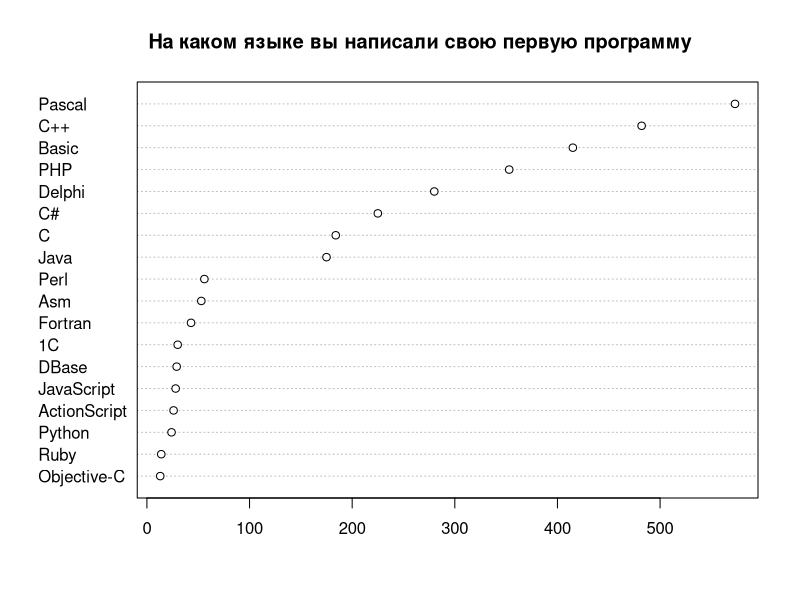
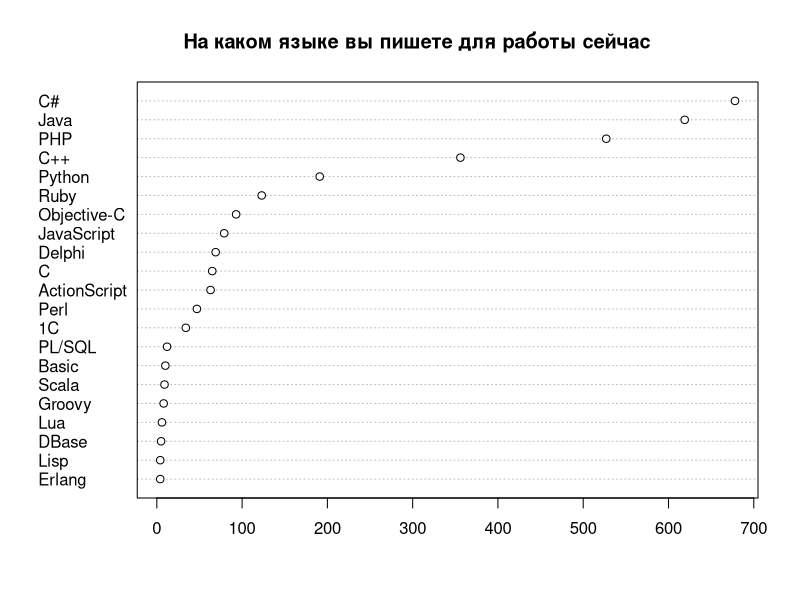
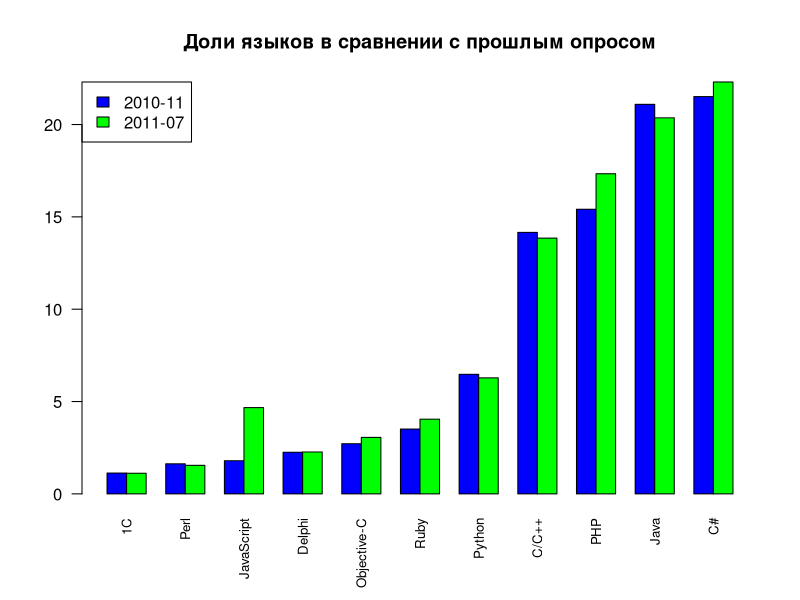
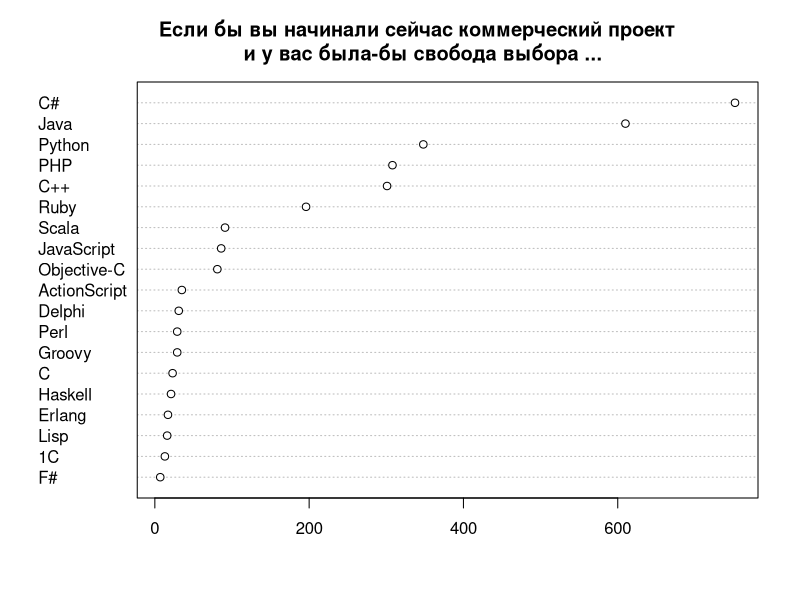
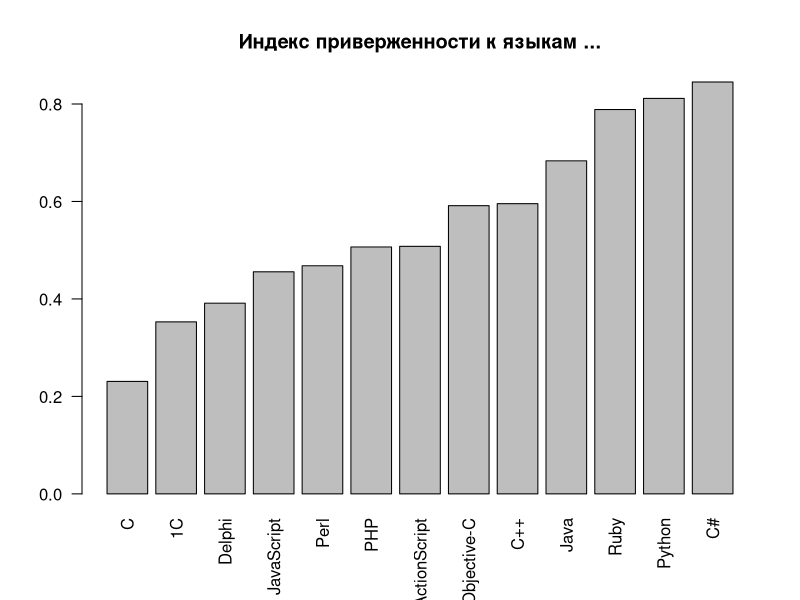
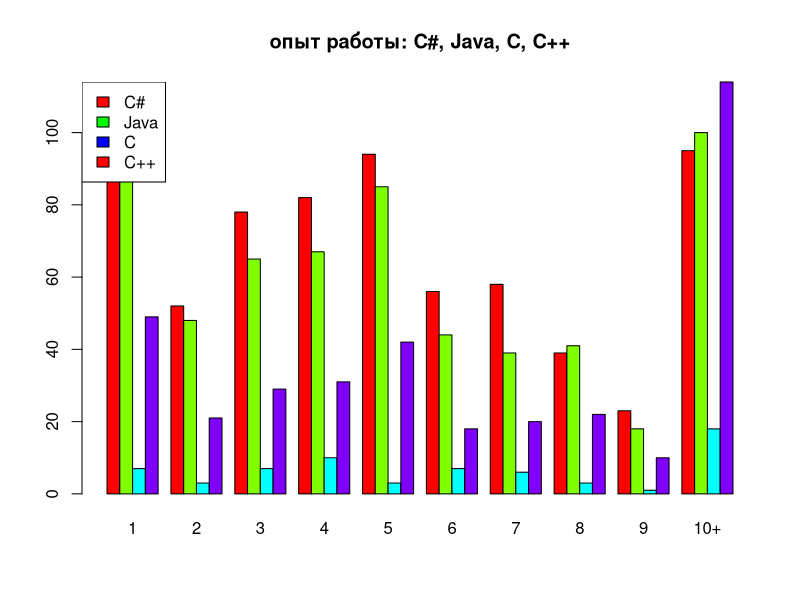
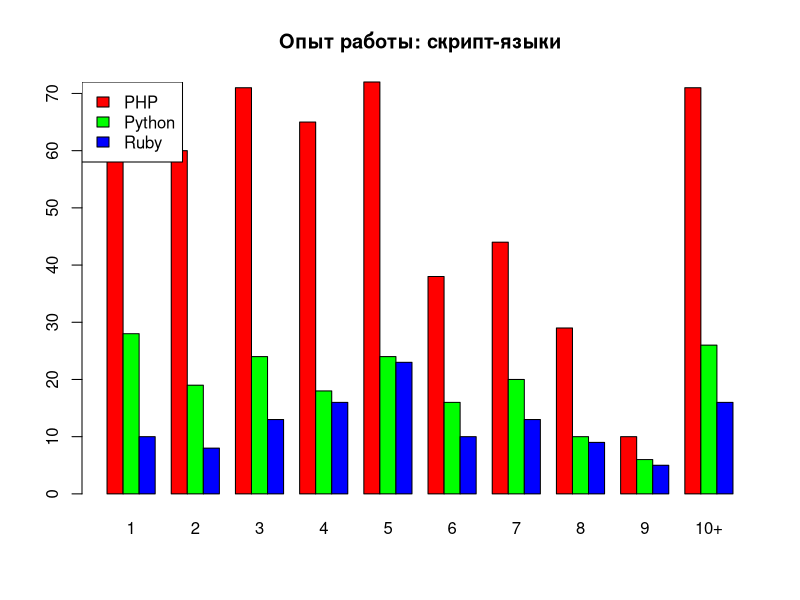
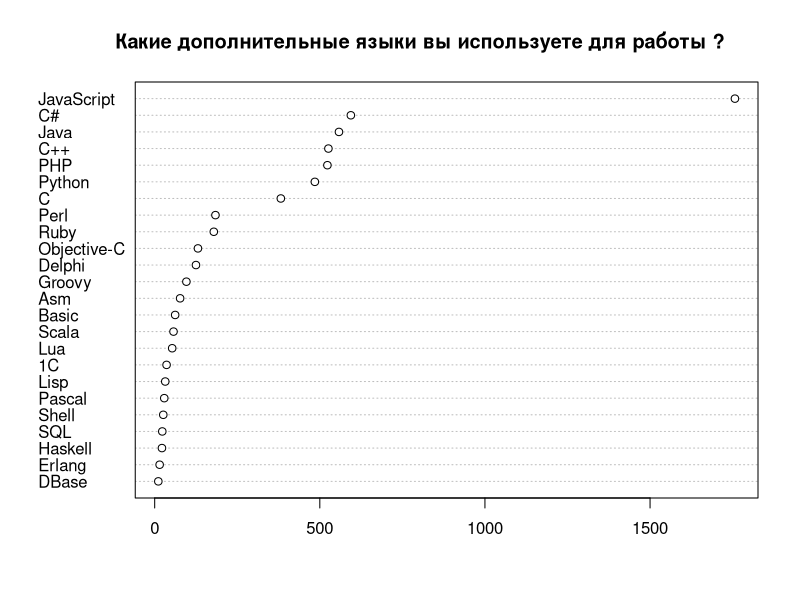

Generate these figures, in order, with R: (Note: this script raises an error after producing the figures.)
# R scripts for cleanup and produsing some statistics for dou questionare.
# (see report on http://www.developers.org.ua/archives/rssh/2010/12/14/programming-languages-rating-2010/ )
# Statistics is incomplete, some steps (such as calculating right bounds 
#  for statistically corrected data)  not included.
#
# Use this on own risc.
#
# You can use and redistribute this scripts on conditions of
# GNU General Public License version 2 or later.
# 
#
# (C) Ruslan Shevchenko <ruslan@shevchenko.kiev.ua> 2010, 2011
#
# note, that file contains cyrillic comments in utf8 encoding.

#config
drawNow=TRUE

qs1 <- read.csv(file="../2010_12/questionnaire1.csv", head=TRUE, sep=",")
qs2 <- read.csv(file="questionnaire2.csv", head=TRUE, sep=",")
# normalize data

# попробуес привести к нормальному виду список дополнительных языков:
normalizeLanguage <- function(x) {
  x <- gsub("(^ )|( $)","",x);
  x <- gsub("(ActionScript(.+)$)|(Action *Script.*$)|AS3|AS|as3",
            "JavaScript",x);
  x <- gsub("actionscript|Actionscript|ActionScript|actionScript|(Adobe Fl.*)",
            "JavaScript",x);
  x <- gsub("JavaScript(.*)","JavaScript",x);
  x <- gsub("groovy","Groovy",x);
  x <- gsub("Groovy / Grails at back-end","Groovy",x);
  x <- gsub("(Groovy.*)|& Groovy","Groovy",x);
  x <- gsub("Android Java|Android","Java",x);
  x <- gsub("xslt","XSLT",x);
  x <- gsub("(built-in.*)","Other",x);
  x <- gsub("Delphi.*","Delphi",x);
  x <- gsub("(erlang)|(Erlang \\(server side\\))","Erlang",x);
  x <- gsub("Flash|Flex","JavaScript",x);
  x <- gsub("Google Go","Go",x);
  x <- gsub("Shell.*|bash|UNIX shell|unix shell|Shell.*Bash|shell|Bash|ksh","Shell",x);
  x <- gsub("(Shell.scripts)|(Shell-scripting)","Shell",x);
  x <- gsub("FoxPro","DBase-подобные",x);
  x <- gsub("Matlab","MatLab",x);
  x <- gsub("Ocaml|ocaml","OCaml",x);
  x <- gsub("(VBScript)|(VB.Net)|(VB.NET)|VBS|PureBasic","Basic",x);
  x <- gsub("JavaScript(.*)$","JavaScript",x);
  x <- gsub("MXML","",x);
  x <- gsub("(^XML$)|(^xml$)","",x);
  x <- gsub("^XSL$","XSLT",x);
  x <- gsub("Qt","",x);
  x <- gsub("English","",x);
  x <- gsub("sh","Shell",x);
  x <- gsub("php","PHP",x);
  x <- gsub("go!|go","Go",x);
  x <- gsub("TCL|tcl","Tcl",x);
  x <- gsub("TurboProlog","Prolog",x);
  x <- gsub("CPL(.*)","CPL",x);
  x <- gsub("D \\(client side\\)","D",x);
  x <- gsub("jruby","Ruby",x);
  x <- gsub("clojure","Clojure",x);
  x <- gsub("f#","F#",x);
  x <- gsub("^c$","C",x);
  x <- gsub("что такое(.*)","",x);
  x <- gsub("PL-SQL|pl/sql|pl/pgsql","PL/SQL",x);
  x <- gsub("^sql$","SQL",x);
  x
}
#
languagesColumn <- function(cname,data) { al=NULL
  for(a in strsplit(as.character(data[,cname]),",")) {
    al=c(al,normalizeLanguage(a))
  }
  al <- factor(al)
  al
} 
al <- languagesColumn('AdditionalLanguages',qs2)
pl <- languagesColumn('PetProjectsLanguages',qs2)

# в фиксированном списке языков тоже есть мусор  
normalizeFixLanguage <- function(x) {
 x <- gsub("(^ )|( $)","",x);
 x <- gsub("PL\\\\SQL|(pl/sql)","PL/SQL",x);
 x <- gsub("Visual Basic(.*)|VisualBasic|VB|Sinclair BASIC|QBasic","Basic",x);
 x <- gsub("(^машинный код(.*))|(binary code)|Assembler(.*)|Ассембер(.*)","Asm",x);
 x <- gsub("Asm for M-22","Asm",x);
 x <- gsub("мнемокоды МК(.*)|МК-62","Asm",x);
 x <- gsub("Clipper|Clarion|Fox Pro|FoxPro","DBase",x);
 x <- gsub("С#","C#",x);
 x<-gsub("\\(выберите из списка\\)","нет",x);
 x <- gsub("зависит от(.*)","нет",x);
 x <- gsub("Зависит от(.*)","нет",x);
 x <- gsub("не занимаюсь(.*)","нет",x);
 x <- gsub("Больше проект(.*)|какой(.*)","нет",x);
 x <- gsub("В зависимости(.*)","нет",x);
 x <- gsub("Depends(.*)|где же(.*)","нет",x);
 x <- gsub("Python(.*)","Python",x);
 x <- gsub("erlang","Erlang",x);
 x <- gsub("F#, Ocaml","F#",x);
 x <- gsub("сильно(.*)","нет",x);
 x <- gsub("flex","ActionScript",x);
 x <- gsub("go|go,(.*)","Go",x);
 x <- gsub("Ruby(.*)","Ruby",x);
 x <- gsub("c/asm/(.*)","C",x);
 x <- gsub("PL/Sql(.*)","PL/SQL",x);
}
qs1['NowLanguage'] <- lapply(qs1['NowLanguage'],
                            function(x){factor(normalizeFixLanguage(x))})
qs1['NextLanguage'] <- lapply(qs1['NextLanguage'],
                            function(x){factor(normalizeFixLanguage(x))})
qs1['FirstLanguage'] <- lapply(qs1['FirstLanguage'],
                            function(x){factor(normalizeFixLanguage(x))})

qs2['NowLanguage'] <- lapply(qs2['NowLanguage'],
                            function(x){factor(normalizeFixLanguage(x))})
qs2['NextLanguage'] <- lapply(qs2['NextLanguage'],
                            function(x){factor(normalizeFixLanguage(x))})
qs2['FirstLanguage'] <- lapply(qs2['FirstLanguage'],
                            function(x){factor(normalizeFixLanguage(x))})

# удалим неиспользуемые колонки
qs1$Comment <- NULL
qs1$Timestamp <- NULL
qs2$Timestamp <- NULL


# "да"/"нет" пусть будут с большой буквы 
normalizeBool <- function(x) {
  x<-gsub("да","Да",x)
  x<-gsub("нет","Нет",x)
}
qs2['InUA'] <- lapply(qs2['InUA'],function(x){factor(normalizeBool(x))})

qs <- qs2

n1 <- length(qs1$NowLanguage);
n2 <- length(qs2$NowLanguage);

# на чем начинали ?
funsfl <- function(qs) {
  sfl <- summary(qs[['FirstLanguage']])
  sfl <- sfl[order(sfl)]
  return(sfl[sfl>10])
}
sfl1 <- funsfl(qs1)
sfl1 <- sfl1[-match("другой",names(sfl1))]
sfl2 <- funsfl(qs2)

if (drawNow) {
  png(file="sfl.png")
  dotchart(sfl2)
  title("На каком языке вы написали свою первую программу")
  dev.off()
}



# на чем пишут сейчас ?
funsnl<-function(qs) {
 snl <- summary(qs[['NowLanguage']])
 snl <- snl[order(snl)]
 if (!is.na(match("другой",names(snl)))) {
    snl <- snl[-match("другой",names(snl))]
 }
 # хмм, у нас же в преамбле было написано что SQL здесь не рассматривается
 if (!is.na(match("SQL",names(snl)))) {
    snl <- snl[-match("SQL",names(snl))]
 }
 return(snl)
}
snl1 <- funsnl(qs1)
# в прошлый раз 1С была кириллицей, сейчас латыницей
snl1['1C']=snl1['1С']
snl1sv <- snl1
snl1 <- snl1[snl1>3]
snl2 <- funsnl(qs2)
snl2sv <- snl2
snl2 <- snl2[snl2>3]
#  нарисуем картинку
if (drawNow) {
  png(file="snl.png")
  dotchart(snl2)
  title("На каком языке вы пишете для работы сейчас ")
  dev.off()
}

# приведем прошлый и будущтй опрос к одним параметром
# нынешний:
snlp <- snl2
snlp["C/C++"] <- snl2["C"]+snl2["C++"]
snlp["JavaScript"] <- snl2["JavaScript"]+snl2["ActionScript"]
snlp <- snlp[-match(c("C","C++","ActionScript"),names(snlp))]
# прошлый:
i<-match("DBase-подобные", names(snl1))
names(snl1)[i]<-"DBase"

snl1old <- snl1
snlpold <- snlp
# приведем к долям от общего к-ства
snl1 <- (snl1/n1)*100
snlp <- (snlp/n2)*100
# нам интересно  тольк то, что больше процента
snl1 <- snl1[snl1>1]
snl1 <- snl1[order(snl1)]
snlp <- snlp[snlp>1]
snlp <- snlp[order(snlp)]


cnames <- intersect(names(snl1),names(snlp))
## сдалаем общую матрицу и выложим на общий график
snlm <- matrix(ncol=length(cnames),nrow=2,byrow=TRUE)
colnames(snlm) <- cnames
rownames(snlm) <- c("2010-11","2011-07") 
snlm["2010-11",] <- snl1[cnames]
snlm["2011-07",] <- snlp[cnames]
if (drawNow) {
  png(file="slnm.png")
  barplot(snlm,beside=TRUE,cex.names=0.8,legend=TRUE,
          args.legend=list(x="topleft"),
          las=2,
          col=c("blue","green")
  )
  title("Доли языков в сравнении с прошлым опросом")
  dev.off();
}



# на что хотят перейти сейчас ?
sxl <- summary(qs[['NextLanguage']])
sxl <- sxl[order(sxl)]
if (!is.na(match("другой",names(sxl)))) {
  sxl <- sxl[-match("другой",names(sxl))]
}
if (!is.na(match("нет",names(sxl)))) {
  sxl <- sxl[-match("нет",names(sxl))]
}
sxl<-sxl[sxl>5]
if (drawNow) {
  png(file="sxl.png")
  dotchart(sxl)
  title("Если бы вы начинали сейчас коммерческий проект \n и у вас была-бы свобода выбора ...")
  dev.off()
}

#
# Индекс удовлетворенности языком (для немаргинальных):
#  старые рассчеты
lct1 <- table(qs1$NowLanguage,qs1$Change)
lci1 <- lct1[,"Нет"]/(lct1[,"Нет"]+lct1[,"Да"])
# Запомним для использования в итогах
lci1 <- lci1[names(snl1old[snl1old>15])]
lci1 <- lci1[order(lci1)]
lct1 <- table(qs1$NowLanguage,qs1$NextLanguage)
# новые на основе выбора следующего языка
lct <- table(qs$NowLanguage,qs$NextLanguage)
lci <- array(0,length(rownames(lct)))
names(lci) <- rownames(lct)
for(i in rownames(lct)) {
  if (i %in% colnames(lct)) {
    lci[i]<-lct[i,i]/sum(lct[i,])
  }
}
lcisv <- lci
lci <- lci[names(snl2[snl2>15])]
lci <- lci[order(lci)]
if (drawNow) {
  png(file="lci.png")
  barplot(lci,las=2)
  title("Индекс приверженности к языкам ...")
  dev.off()
}


snl <- snl2
languageAfter <- function(lct,name) {
 mgX <- lct[name,]/snl[name]
 mgX <- mgX[mgX>0.01]
 mgX <- mgX[rev(order(mgX))]
}

#
# куда планируюь уйти с C
print("mirgation from C:");
print(languageAfter(lct,"C"))

#
# куда планируют перейти PHP-ники:
print("mirgation from PHP:");
print(languageAfter(lct,"PHP"))

print("mirgation from Perl");
print(languageAfter(lct,"Perl"))

# то-же самое для l=других языков
print("mirgation from Delphi:");
print(languageAfter(lct,"Delphi"))

print("mirgation from 1C:");
print(languageAfter(lct,"1C"))

print("mirgation from Java:");
print(languageAfter(lct,"Java"))

print("old mirgation from Java:");
print(languageAfter(lct1,"Java"))

print("mirgation from Python");
print(languageAfter(lct,"Python"))

print("mirgation from C#");
print(languageAfter(lct,"C#"))



# распределение по языкам и опыту работы
lct1 <- table(qs1$NowLanguage,qs1$Experience)
lct2 <- table(qs2$NowLanguage,qs2$ExperienceInProgramming)
langPercentage <- function(lct,snl,x) {
   lct[x,]/snl[x]
}


lct2 <- lct2[names(snl2[snl2>50]),]
#lct <- lct[,c("0","1","2","3","4","5","6","7","8","9","10 и больше")]
lct2 <- lct2[,c("1","2","3","4","5","6","7","8","9","10+")]
#colnames(lct)<-c("0","1","2","3","4","5","6","7","8","9",">10")
plct2 <- langPercentage(lct2,snl2,rownames(lct2))
if (drawNow) {
  png(file="experience1.png")
  #oldpar <- par(mfrow=c(1,2))
  names<-c("C#","Java","C","C++")
  barplot(lct2[names,],beside=TRUE,col=rainbow(4))
  legend("topleft",names,fill=rainbow(3))
  title("опыт работы: C#, Java, C, C++")
  #barplot(plct[names,],beside=TRUE,col=rainbow(3))
  dev.off()
  # и для скрипт-языков
  png(file="experience2.png")
  #oldpar <- par(mfrow=c(1,2))
  names<-c("PHP","Python","Ruby")
  barplot(lct2[names,],beside=TRUE,col=rainbow(3))
  title("Опыт работы: скрипт-языки")
  legend("topleft",names,fill=rainbow(3))
  #barplot(plct[names,],beside=TRUE,col=rainbow(3))
  dev.off()
  #par(oldpar)
}


# какие языки используются как дополнительные
sal<-summary(al)
sal<-sal[sal>10]
sal<-sal[order(sal)]
if (drawNow) {
  png(file="sal.png")
  dotchart(sal)
  title("Какие дополнительные языки вы используете для работы ?")
  dev.off()
}


# и для развлечения
spl <- summary(pl)
spl <- spl[spl>10]
spl <- spl[order(spl)]
if (drawNow) {
  png(file="spl.png")
  dotchart(spl)
  title("Есть ли у вас свои pet-projects ?\nЕсли есть, то на каких языках ?")
  dev.off()
}
## сколько пользователей вобще пишет для развлечения:
ppl<-qs[["PetProjectsLanguages"]]
cat("К-ство пользователей, у кого есть свои проекты:",
  length(ppl[ppl!=""])
  ,"\n"
)

## как принимается решение о выборе языка:
scl=summary(qs$Choos)
names(scl) <- c("зависит \nот проекта","заказчиком","исполнителем","моя организация\n специализируется на этом языке","совместно")
if (drawNow) {
  png(file="scl.png")
  barplot(scl)
  title("Кем принимается решение о выборе языка ?")
  text(3,1,labels=c("исполнителем"))
  text(5.5,1,labels=c("совместно"))
  dev.off()
}

# демография - опыт работы в программировании сейчас,
ew2 <- summary(qs2[['ExperienceInProgramming']])[c("1","2","3","4","5","6","7","8","9","10+")]
ew2 <- ew2/sum(ew2)
# по сравнению с прошлым опросом
ew1 <- summary(qs1[['Experience']])
ew1["1"]=ew1["1"]+ew1["2"];
ew1["10+"]<-ew1["10 и больше"]
ew1 <- ew1[c("1","2","3","4","5","6","7","8","9","10+")]
ew1 <- ew1/sum(ew1)
## сдалаем общую матрицу и выложим на общий график
ew <- matrix(ncol=10,nrow=2,byrow=TRUE)
colnames(ew) <- names(ew2)
rownames(ew) <- c("2010-11","2011-07")
ew["2010-11",] <- ew1
ew["2011-07",] <- ew2
if (drawNow) {
  png(file="ew.png")
  barplot(ew,beside=TRUE)
  title("Распределение опыта работы программистом")
  dev.off()
}

#на чем пишут люи старше 50 ?
t <- table(qs$Age,qs$NowLanguage)
x <- t[">= 50",]
x <- x[x>0]
x <- x[rev(order(x))]
print("languages for people after 50")
print(x)
# а 40-50 ?
x <- t["[40, 50)",]
x <- x[x>0]
x <- x[rev(order(x))]
print("languages for people in [40,50)")
print(x)

en <- c("1","2","3","4","5","6","7","8","9","10+")
t2<-table(qs$ExperienceInLanguage,qs$ExperienceInProgramming)[en,en]
if (drawNow) {
  png(file="el.png")
  barplot(t2,col=rainbow(10),legend=TRUE,args.legend=list(x=10,y=500))
  title("Опыт работы программистом/на выбранном языке")
  dev.off()
}



## опыт работы в диаспоре и приехавшиз из украины
stu <- table(qs$InUA,qs$ExperienceInProgramming)
stu <- stu[,c("1","2","3","4","5","6","7","8","9","10+")]
colnames(stu)<-c("1","2","3","4","5","6","7","8","9",">10")
stu <- stu[c("Да","Нет"),]
normalizePercents<-function(tbl) 
{
 for(x in rownames(tbl)) {
   tbl[x,]<-tbl[x,]/sum(tbl[x,])
 }
 tbl
}
stu<-normalizePercents(stu)
# barcode.
# 
if (drawNow) {
  png(file="expUA.png")
  barplot(stu,beside=TRUE,legend=TRUE)
  dev.off()
}

# 
stu <- table(qs$NowLanguage,qs$InUA)
linUA=stu[,"Да"]
linNotUA=stu[,"Нет"]


linUA<-linUA/sum(linUA)
linUA<-linUA[order(linUA)]
linUA<-linUA[linUA>0.03]

linNotUA<-linNotUA/sum(linNotUA)
linNotUA<-linNotUA[order(linNotUA)]
linNotUA<-linNotUA[linNotUA>0.03]

names<-c("C#","Java","PHP","C++","Python","Ruby")
lnua<-cbind(linUA[names],linNotUA[names])
colnames(lnua)<-c("in UA","not in UA")
if (drawNow) {
  png(file="lnUA.png")
  barplot(lnua,beside=TRUE,col=rainbow(6))
  legend("topright",names,fill=rainbow(6))
  dev.off()
}

# now do summary of languages.
names<-c("C#","Java","C","C++","PHP","Python","Ruby","Objective-C","Scala",
      "Delphi", "JavaScript", "ActionScript","F#",
      "Perl", "Haskell", "Lisp", "1C", "Basic", "Erlang",
      "DBase", "PL/SQL", "Asm", "Lua", "Fortran", "Cobol","Groovy")

#
# allign all to one set of names
zeroNames <- function(data,names) {
 for(i in names) {
   if (is.na(data[i])) {
     data[i] = 0
   }
 }
 data
}


snl1sv <- snl1sv[-match("нет",names(snl1sv))]
# snl2sv <- snl2sv[-match("нет",names(snl1sv)]

snl1sv <- zeroNames(snl1sv,names)
snl2sv <- zeroNames(snl2sv,names)

rxsnl1p <- (snl1sv/n1)[names]*100
rxsnl2p <- (snl2sv/n2)[names]*100

rxsnl2 <- snl2sv[names]

rxsfl <- sfl2[names]

sxl <- zeroNames(sxl,names)
rxsxl <- sxl[names]
rxsxlp <- (sxl/sum(sxl))[names]*100


splf <- summary(pl)
splf <- zeroNames(splf,names)
rxspl <- splf[names]

salf <- summary(al)
salf <- zeroNames(salf,names)
rxsal <- salf[names]

diff = rxsnl2p-rxsnl1p

rxlci <- lcisv[names]

#
# печатаем изменения по сравнению с прошлым разом
# если вероятность изменения > 90%
pv <- cbind(names)
for(l in names) {
  pv[l] <-prop.test(c(snl2sv[l],snl1sv[l]),c(n2,n1))$p.value
}


res<-cbind(rxsnl2p,diff,rxsnl2,rxsxlp,rxsxl,rxsal,rxspl,rxlci)

for(l in names) {
  if (is.na(pv[l]) || pv[l]>0.10) {
    res[l,'diff'] <- NA
  }
}

# и показать финальную таблцу, отсортированную по доле рынка
res<- res[rev(order(rxsnl2)),]
res

